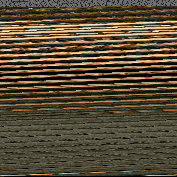
#> input picture Task-3/Level1.png, 177 x 177 px, found by its file name
$ python level1.py
#> lines starting #> are read from the running program, lines starting #| are printed output that depends on the picture; after the words box and inside, x2 and y2 are one past the last pixel; in counts of white or black regions, pixels touching at a corner belong together
import cv2
import numpy as np

image = cv2.imread("/home/aayush/Desktop/ARK_Task-3/Task-3/Level1.png")
#> image is the input picture: shape (177, 177, 3); mean B, G, R 54.6, 75.4, 87.5
gray = cv2.cvtColor(image, cv2.COLOR_BGR2GRAY)
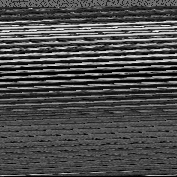
#> gray: shape (177, 177); min 0, max 252, mean 76.7
zucky_elon = cv2.imread("/home/aayush/Desktop/ARK_Task-3/Task-3/zucky_elon.png")
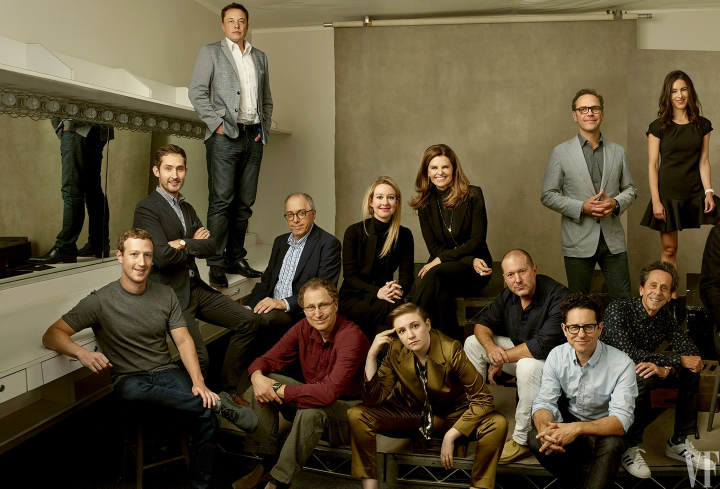
#> input picture Task-3/zucky_elon.png, 1440 x 977 px, found by its file name (shown at 1/2 size)
#> zucky_elon is the input picture: shape (977, 1440, 3); mean B, G, R 53.7, 77, 88.1
# blur = cv2.medianBlur(image, 11)
count = 0
flag = 0
x = 0
for i in range(gray.shape[1]):
    y = 0
    for j in range(gray.shape[0]):
        print(chr(int(gray[i][j])), end = "")
        image[i][j] = (0, 0, 255)
        count += 1
        y += 1
        if int(gray[i][j]) == 58:
            image[i][j] = (0, 0, 255)
            flag = 1
            break
    x += 1
    if flag == 1:
        break
#> this loop made 7 passes
#| Congrats on solving the first level of this task! You were able to figure out the ASCII text from the image, but wait! Your journey is not yet over. After the end of the text yo
#| u will find a (200, 150, 3) coloured image. This image is a part of the bigger image called "zucky_elon.png". Find the top left coordinate (Image convention) from where this ima
#| ge was taken. The x coordinate represents the colour of a monochrome maze hidden in an image with coloured noise. Find the maze and solve the maze using any algothrim like dfs b
#| ut better. Try comparing them and seeing how they perform like A*, RRT, RRT* for example. Once the maze is solved you will see a word. This word is a password to a password prot
#| ected zip file which contains a png. Note that the password is case sensitive and all the aplhabets in the password will be capital letters This is your treasure. To open the tr
#| easure you need to convert the image in to an audio file in a simple way like you did for this ASCII text. Once converted, open the .mp3 file and enjoy your treasure, you deserv
#| ed it! A part of the image "zucky_elon.png" will begin immediatly after the colon, image-lv2 :
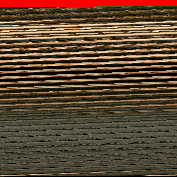
#> image: shape (177, 177, 3); 3.69% of pixels changed, all inside (x1, y1, x2, y2) = (0, 0, 177, 7)
#> after the loop, count = 1156; x = 7

print(image.shape)
#| (177, 177, 3)


black_image = np.zeros((200, 150, 3), np.uint8)
countpixel = 0

R = []
G = []
B = []
for i in range(image.shape[1]):
    for j in range(image.shape[0]):
        if image[i][j][0] == 0 and image[i][j][1] == 0 and image[i][j][2] == 255:
            pass
        else:
            countpixel += 1
            if countpixel > 30000:
                break
            R.append(image[i][j][2])
            G.append(image[i][j][1])
            B.append(image[i][j][0])
    if countpixel > 30000:
        break
#> after the loop, B = 30000 items; G = 30000 items; R = 30000 items; countpixel = 30001
i = 0
for x in range(black_image.shape[0]):
    for y in range(black_image.shape[1]):
        black_image[x][y] = (B[i], G[i], R[i])
        i += 1
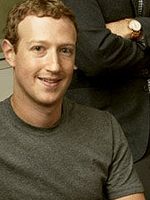
#> black_image: shape (200, 150, 3); mean of channels 0, 1, 2 53.6, 75.3, 87.9; drawn as B, G, R
#> after the loop, i = 30000


cv2.imshow("img", black_image)
cv2.waitKey(0)
